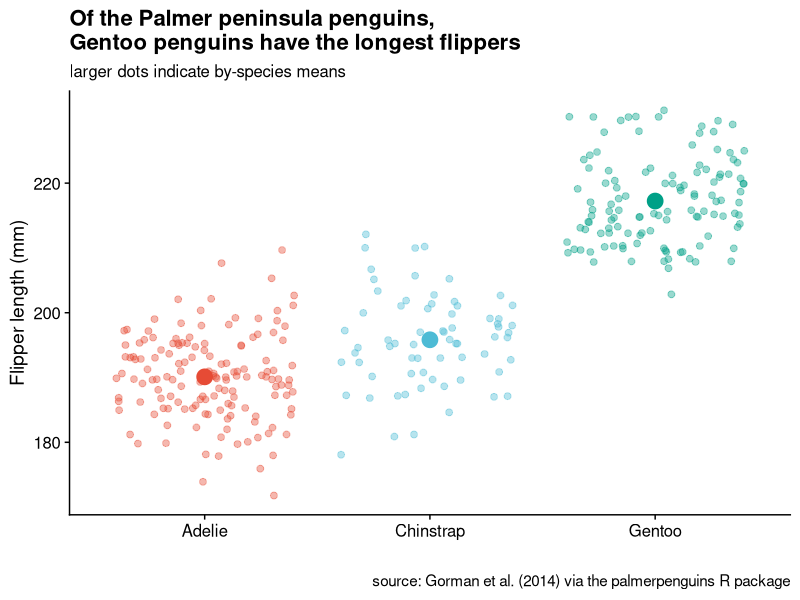

This figure's R source:
## ---- chunk 1
#| echo: false
library(tidyverse)
library(palmerpenguins)
library(cowplot)
library(ggsci)
## ---- chunk 2
#| echo: false

penguins  |>  
  filter(!is.na(sex))  |>  
  ggplot(aes(x = species, y = flipper_length_mm, colour = species)) +
  geom_jitter(alpha = 0.4, size = 2) +
  stat_summary(fun = mean, geom = "point", size = 5) +
  scale_colour_npg() +
  theme_cowplot() +
  guides(colour = "none") +
  labs(
    title = "Of the Palmer peninsula penguins, \nGentoo penguins have the longest flippers",
    subtitle = "larger dots indicate by-species means",
    x = "",
    y = "Flipper length (mm)",
    caption = "source: Gorman et al. (2014) via the palmerpenguins R package"
  )

